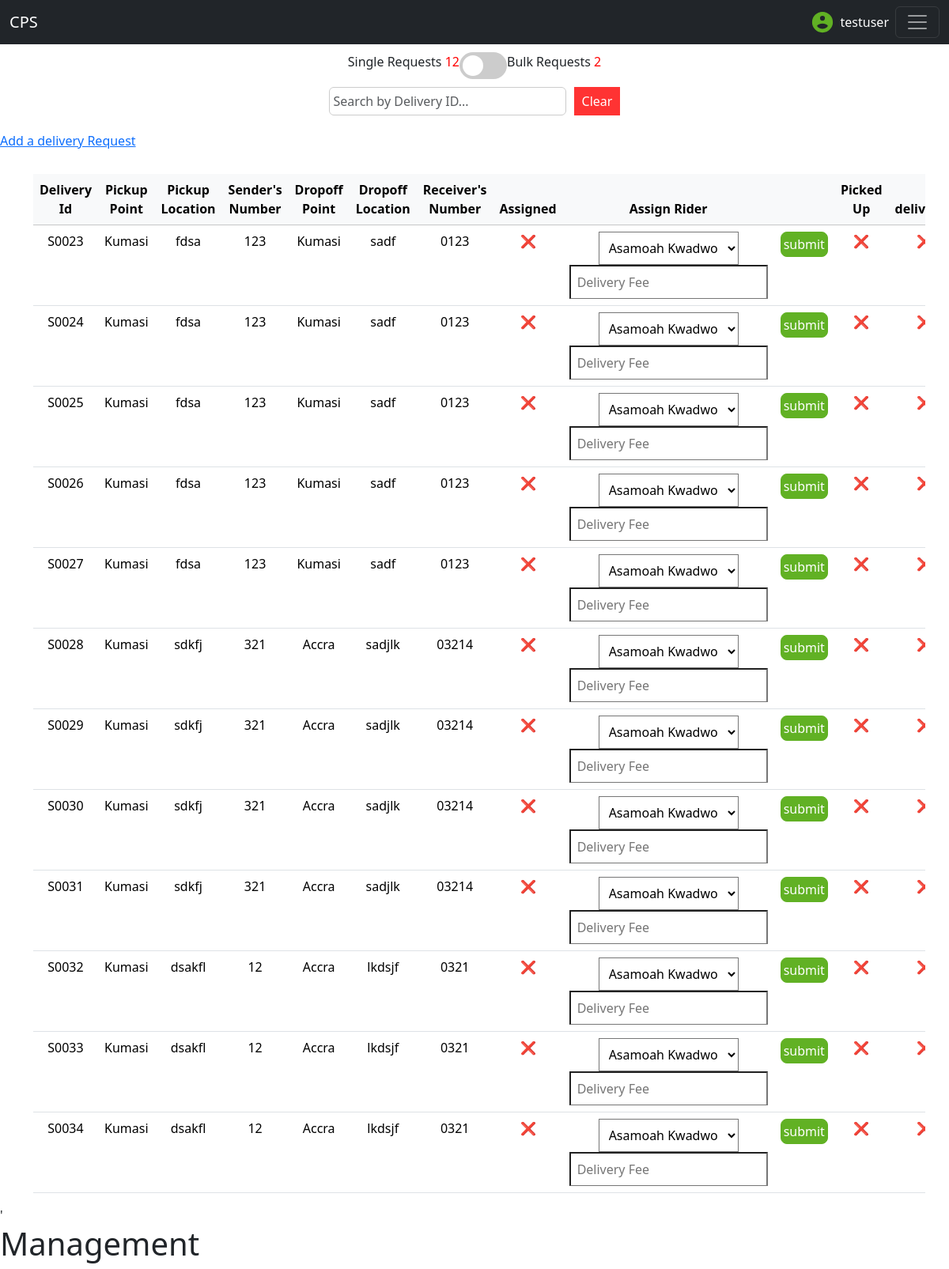
/requestmanagement/ (signed in), run on an earlier commit of the app's database.
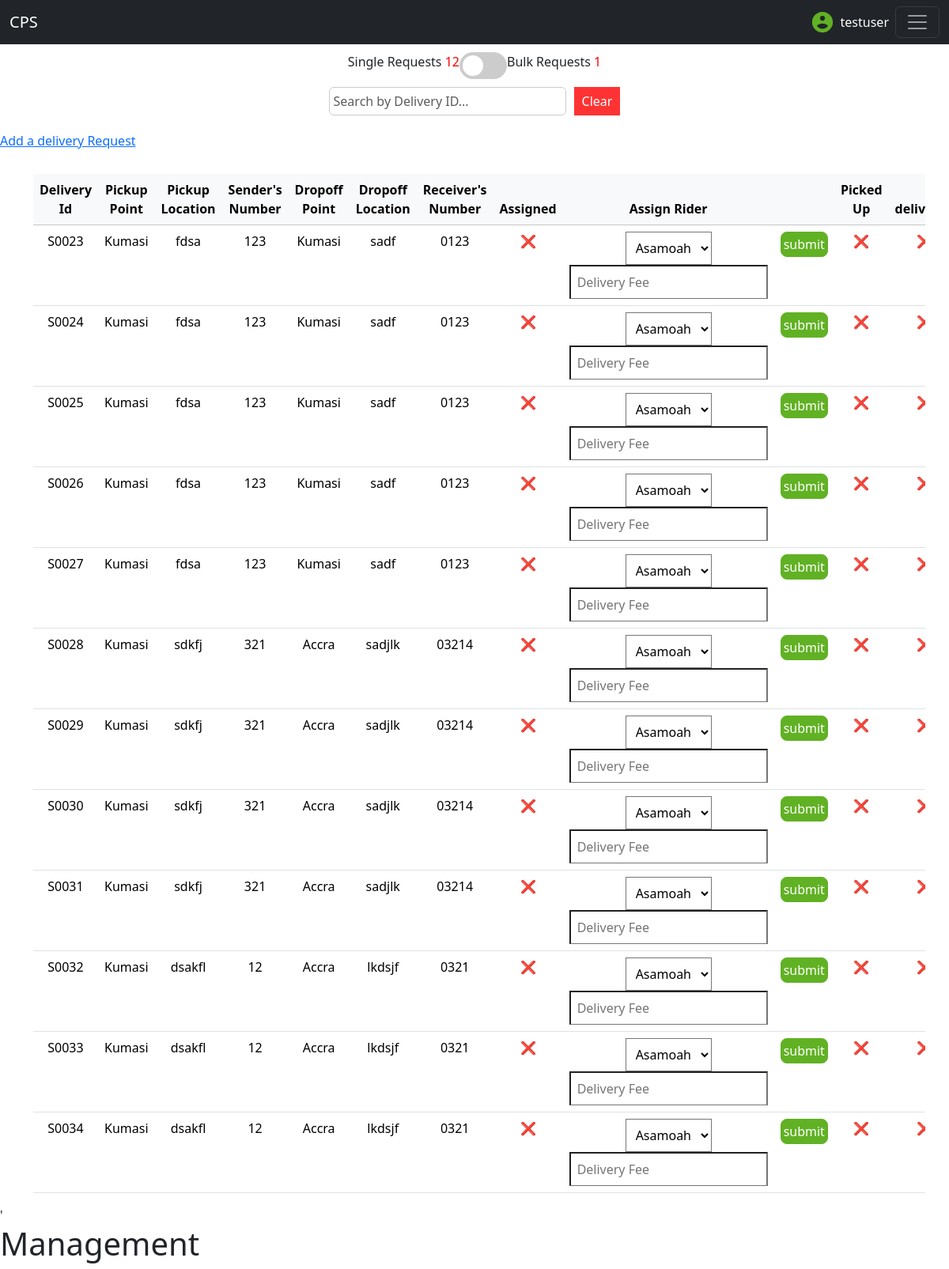
And on a later commit of the database.
### delivery/models.py (models this page shows)
class DeliveryRequest(models.Model):
    class ProductChoices(models.TextChoices):
        FOOD = 'Food', 'Food'
        ITEM = 'item', 'item'
    class DeliveryLocations(models.TextChoices):
        KUMASI = 'Kumasi', 'Kumasi'
        ACCRA = 'Accra', 'Accra'
        SUNYANI = 'Sunyani', 'Sunyani'
        TAKORADI = 'Takoradi', 'Takoradi'
        KOFORIDUA = 'Koforidua', 'Koforidua'
        TECHIMAN = 'Techiman', 'Techiman'
        TAMALE = 'Tamale', 'Tamale'
    class PickupLocations(models.TextChoices):
        KUMASI = 'Kumasi', 'Kumasi'
    class DeliverySpeed(models.TextChoices):
        SAME = 'Same day delivery', 'Same day delivery'
        NEXT = 'Next day delivery', 'Next day delivery'
        EXPRESS = 'Express delivery', 'Express delivery'
    user = models.ForeignKey(User,on_delete=models.CASCADE,null=True,blank=True)
    unique_id = models.UUIDField(default=uuid.uuid4,editable=False,unique=True)
    orderQuantity = models.PositiveIntegerField()
    product = models.CharField(max_length=255,null=True,blank=True, choices=ProductChoices.choices,default=ProductChoices.ITEM)
    pickupNumber = models.PositiveIntegerField()
    deliveryPoint = models.CharField(max_length=10,choices=DeliveryLocations.choices,default=DeliveryLocations.KUMASI)
    dropoffLocation = models.CharField(max_length=255,null=True)
    dropoffNumber = models.PositiveIntegerField()
    dropoffName = models.CharField(max_length=255,null=True)
    pickupPoint = models.CharField(max_length=10, choices=PickupLocations.choices,default=PickupLocations.KUMASI)
    pickupLocation = models.CharField(max_length=255,null=True)
    deliverySpeed = models.CharField(max_length=17,choices=DeliverySpeed.choices,default=DeliverySpeed.SAME)
    additionalInfo = models.TextField(blank=True,null=True)
    delivered = models.BooleanField(default=False)
    assigned = models.BooleanField(default=False)
    enroute = models.BooleanField(default=False)
    pickedUp = models.BooleanField(default=False)
    date_created = models.DateTimeField(auto_now_add=True)
    rider = models.ForeignKey(Rider,on_delete=models.SET_DEFAULT,related_name='assignments',default=None,null=True,blank=True)
    restaurantOrder = models.OneToOneField(RestaurantOrder,default=None,null=True,blank=True,on_delete=models.CASCADE)
    deliveryFee = models.CharField(max_length=255,null=True,blank=True)
    date = models.CharField(max_length=255,default='sdfsadf',null=True)
    canceled = models.BooleanField(default=False)
    @property
    def id_curator(self):
        id_value = str(self.id)
        start = ''
        if len(id_value) < 4:
            for i in range(4-len(id_value)):
                start += '0'
            return 'S'+str(start+id_value)
        else:
            return 'S'+str(id_value)

### adminConsole/views.py (the view, shortened to what this page needs)
# urls.py: path('requestmanagement/',requestManagementConsole,name='requestManagement'),
@login_required(login_url='/login/')
def requestManagementConsole(request):
    DeliveryRequests = DeliveryRequest.objects.filter(delivered=False,canceled=False).order_by('id')
    BulkDeliveryRequests = BulkDeliveryRequest.objects.filter(delivered=False,canceled=False).order_by('id')
    riders = Rider.objects.all()
    print(DeliveryRequests)
    context ={
        'DeliveryRequests':DeliveryRequests,
        'BulkDeliveryRequests':BulkDeliveryRequests,
        'riders':riders,
    }
    return render(request,'html/requestsManagementConsole.html',context)

### adminConsole/templatetags/adminConsole_extras.py (called while the page is built)
@register.filter
def split(arg1,arg2):
    return arg1[0:arg2]

### delivery/models.py (called while the page is built)
    def __str__(self):
        return f'{self.name}'

    @property
    def id_curator(self):
        id_value = str(self.id)
        start = ''
        if len(id_value) < 4:
            for i in range(4-len(id_value)):
                start += '0'
            return 'B'+str(start+id_value)
        else:
            return 'B'+str(id_value)

### adminConsole/templates/html/requestsManagementConsole.html (shortened to what the changed rows need)
{% load static %}
{% load adminConsole_extras %}
<!DOCTYPE html>
<html lang="en">
<head>
    <link href="https://cdn.jsdelivr.net/npm/bootstrap@5.3.3/dist/css/bootstrap.min.css" rel="stylesheet"
>
</head>
<body>
        <div class="container" style="display: flex; justify-content: center;">
            <div style="display: flex; justify-content: center; padding: 10px;">
            <span>Bulk Requests <span style="color: red;" id="bulkOrdersCount">{{ BulkDeliveryRequests.count }}</span></span>
            </div>
        </div>
    <div class="table-responsive container" style="margin-top: 30px;" id="single">
        <table class="table" >
            <thead class="table-light" style="text-align: center;">
                <th>Delivery Id</th>
                <th>Pickup Point</th>
                <th>Pickup Location</th>
                <th>Sender's Number</th>
                <th>Dropoff Point</th>
                <th>Dropoff Location</th>
                <th>Receiver's Number</th>
                <th>Assigned</th>
                <th>Assign Rider</th>
                <th></th>
                <th>Picked Up</th>
                <th>delivered</th>
            </thead>
            <tbody class="table" id="singleOrdersTableBody" style="text-align: center;">
                {% for data in DeliveryRequests %}
                <tr>
                     <td>{{data.id_curator}}</td>
                    <td>{{data.pickupPoint}}</td>
                    <td>{{data.pickupLocation}}</td>
                    <td>{{data.pickupNumber}}</td>
                    <td>{{data.deliveryPoint}}</td>
                    <td>{{data.dropoffLocation}}</td>
                    <td>0{{data.dropoffNumber}}</td>
                    <td>
                        {% if data.assigned == False %}
                        ❌
                        {% else %}
                        ✅
                        {% endif %}
                    </td>
                        {% if data.rider %}
                        <td>
                        {{data.rider}}<br>
                       Delivery Fee: GHS{{data.deliveryFee}}
                        </td>
                        <td>
                        <form method="POST">
                            {% csrf_token %}
                            <input type="hidden" name="request_id_rea" value={{data.unique_id}}>
                            <input type="submit" style="background-color:#61b124; padding: 3px; border: 1px solid #61b124;
                                                                                            border-radius: 0.5rem; color: white; "
                                name="reassignSingleOrder" value="reassign">
                        </form>
                        </td>
                        {% else %}
                    <form action="" method="POST">
                        <td>
                            <select name="rider" id="">
                                {% for rider in riders %}
                                <option value="{{rider.unique_id}}">{{rider}}</option>
                                {% endfor %}
                            </select>
                            <input type="number" name="deliveryFee" placeholder="Delivery Fee">
                        </td>
                        <td>
                            <input type="submit" style="background-color:#61b124; padding: 3px; border: 1px solid #61b124;
                                                                border-radius: 0.5rem; color: white; " name="updateSingleOrder" value="submit">
                        </td>
                        </form>
                        {% endif %}
                    <td>
                        {% if data.pickedUp == False %}
                    ❌
                    {% else %}
                    ✅
                    {% endif %}
                    </td>
                    <td>
                        {% if data.delivered == False %}
                        ❌
                        {% else %}
                        ✅
                    {% endif %}
                    </td>
                </tr>
                {% endfor %}
            </tbody>
          </table>
    </div>
</body>
<h1>Management</h1>
</html>

What changed in the data, as far as the page shows it:
changed DeliveryRequest "S0023": rider "Asamoah Kwadwo" → "Asamoah"
changed DeliveryRequest "S0024": rider "Asamoah Kwadwo" → "Asamoah"
changed DeliveryRequest "S0025": rider "Asamoah Kwadwo" → "Asamoah"
changed DeliveryRequest "S0026": rider "Asamoah Kwadwo" → "Asamoah"
changed DeliveryRequest "S0027": rider "Asamoah Kwadwo" → "Asamoah"
changed DeliveryRequest "S0028": rider "Asamoah Kwadwo" → "Asamoah"
changed DeliveryRequest "S0029": rider "Asamoah Kwadwo" → "Asamoah"
changed DeliveryRequest "S0030": rider "Asamoah Kwadwo" → "Asamoah"
changed DeliveryRequest "S0031": rider "Asamoah Kwadwo" → "Asamoah"
changed DeliveryRequest "S0032": rider "Asamoah Kwadwo" → "Asamoah"
changed DeliveryRequest "S0033": rider "Asamoah Kwadwo" → "Asamoah"
changed DeliveryRequest "S0034": rider "Asamoah Kwadwo" → "Asamoah"
Also different on the page:
{{ BulkDeliveryRequests.count }}: "2" → "1"
